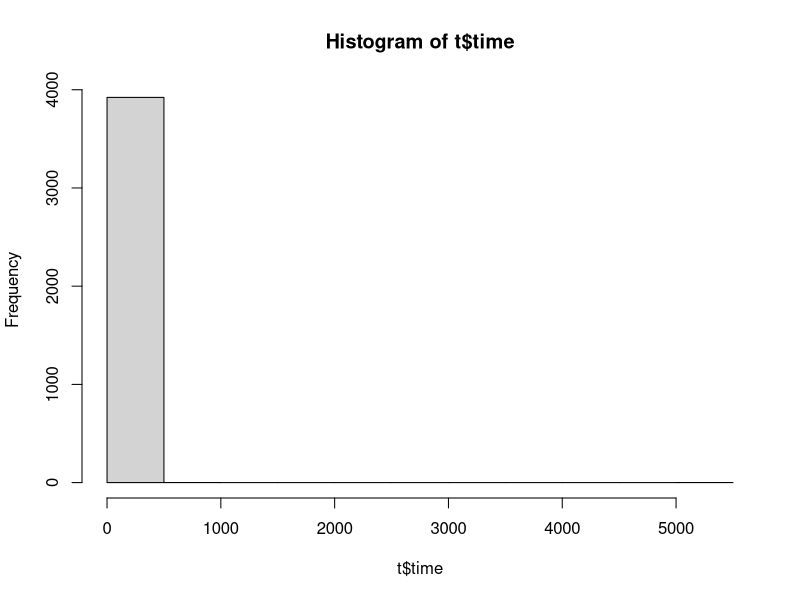
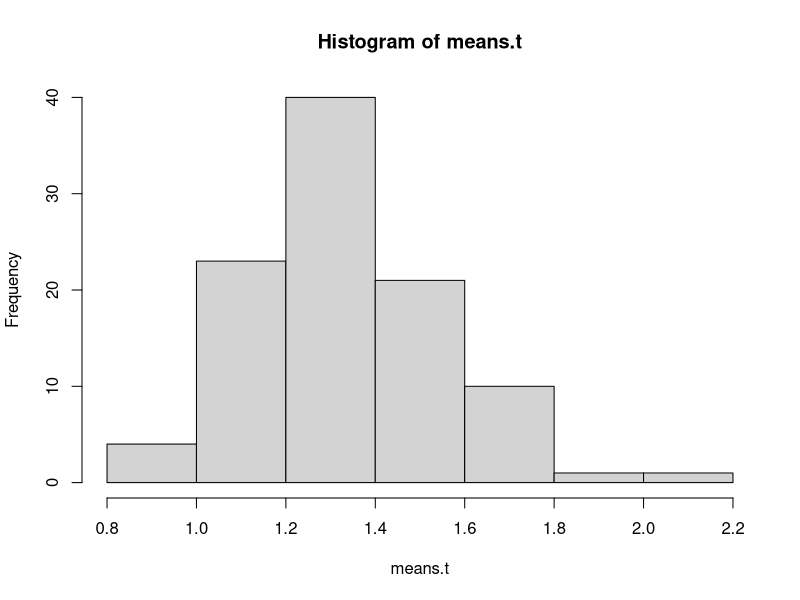
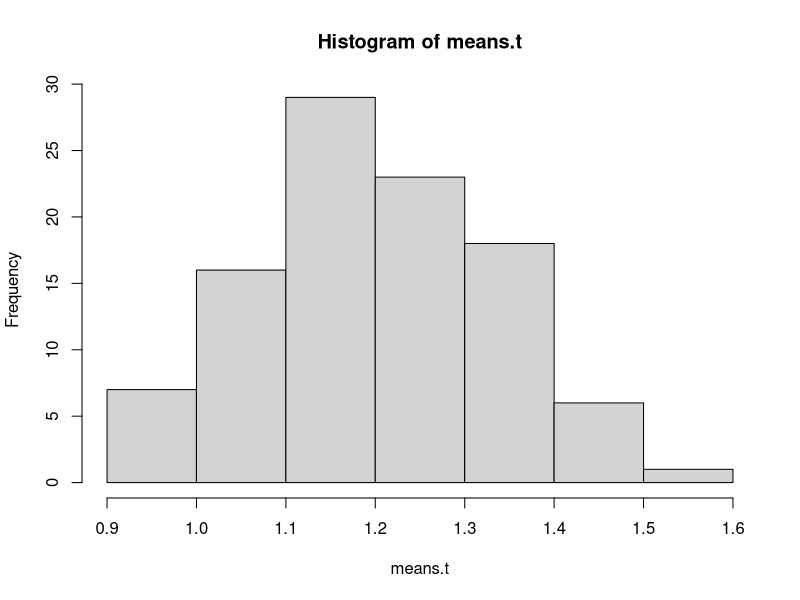
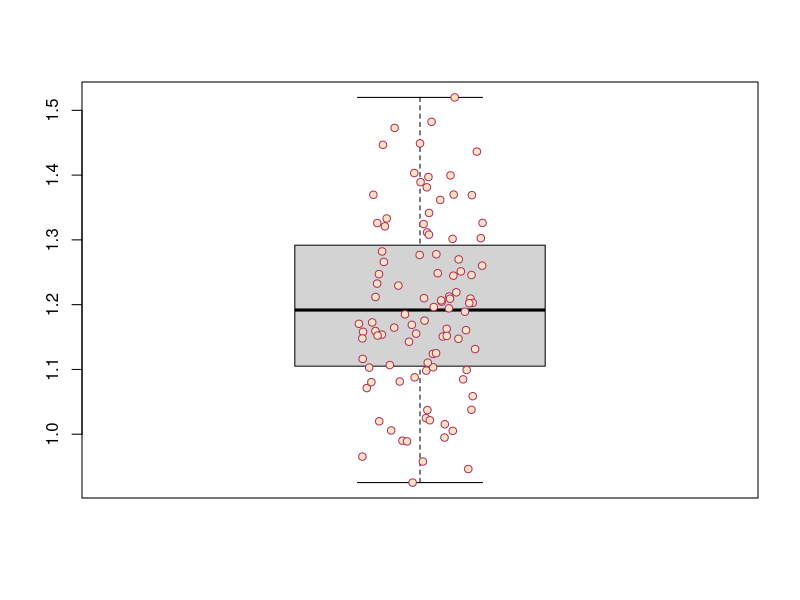

Here is the R script that generated these plots, in order:
## ---- chunk 1
library(ggplot2)
graphics.off()
t=read.csv2("../numbers.csv",sep=";",colClasses=c("factor","factor","numeric","factor","numeric","factor"),dec=".")
## ---- chunk 2
hist(t$time)
var(t$time)
mean(t$time)
## ---- chunk 3
outlierFilter=t$time<5
t=t[outlierFilter,]
means.t=tapply(t$time,t$item, mean)
hist(means.t)
vari=var(t$time)
mean=mean(t$time)
vari
mean
outlierBound=mean+2*sqrt(vari)
outlierBound
## ---- chunk 4
outlierFilter1=t$time<outlierBound
t=t[outlierFilter1,]
means.t=tapply(t$time,t$item, mean)
var.t=tapply(t$time,t$item, var)
hist(means.t)
boxplot(means.t)
stripchart(means.t, 
            vertical = TRUE, method = "jitter", 
            pch = 21, col = "maroon", bg = "bisque", 
            add = TRUE) 
sort(means.t)
## ---- chunk 5
doubles=c(00,11,22,33,44,55,66,77,88,99)
Ldoubles=(t$item %in% doubles)
Lnotdoubles=!Ldoubles
t.doubles=t[Ldoubles,]
t.notDoubles=t[Lnotdoubles,]
mdoubles=tapply(t.doubles$time,t.doubles$item, mean)
mnotDoubles=tapply(t.notDoubles$time,t.notDoubles$item, mean)
t.test(mdoubles,mnotDoubles)
